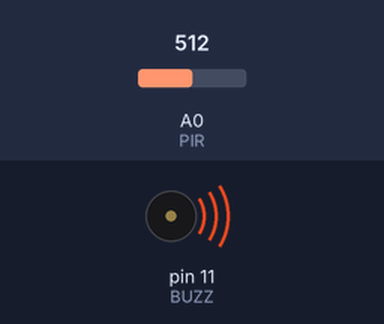
This sketch was run on a simulated Arduino Uno, built with avr-gcc and run on an emulated ATmega328P. Parts: buzzer (waves = sounding). Inputs (shaded band) come from the test bench; at power-on: A0 (PIR) = 512. What the sketch prints to the serial monitor is not drawn.

Above: at 0.1 s.
Timing chart, 0 to 1.6 s (numbered marks = the images above):
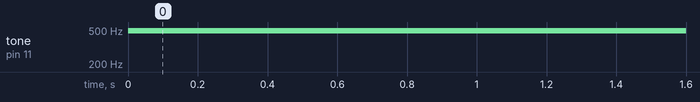

Measured:
- by itself, tone on pin 11 (BUZZ): silent → 490 Hz at 0.00 s

The sketch:

MOTION_DETECTOR.ino
```cpp
#define PIR A0
#define BUZZ 11

void setup() {
  // put your setup code here, to run once:
  pinMode(PIR, INPUT);//_PULLUP);
  pinMode(BUZZ, OUTPUT);
  Serial.begin(115200);
}

void loop() {
  // put your main code here, to run repeatedly:
  analogRead(PIR) > 400 ? analogWrite(BUZZ, 249) : analogWrite(BUZZ, 0);
  Serial.println(analogRead(PIR));
}
```
